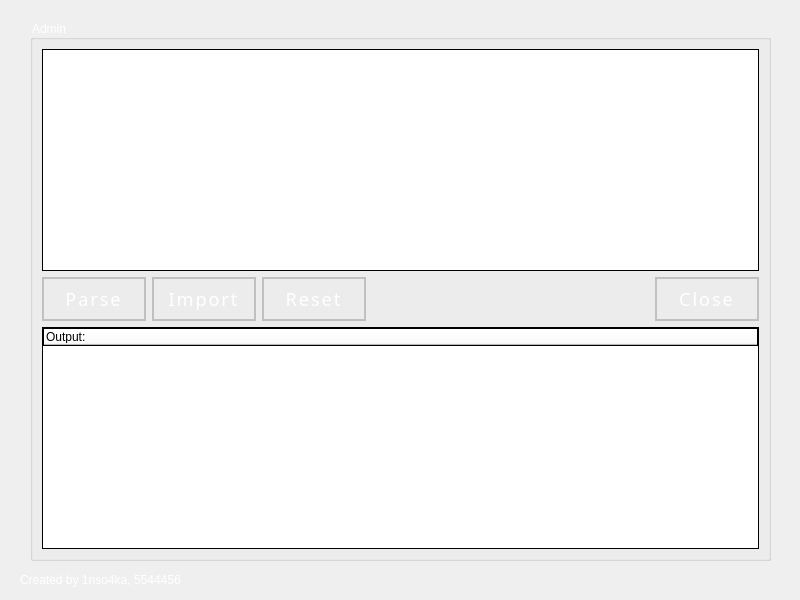
<?xml version="1.0" encoding="UTF-8"?>
<ui version="4.0">
<class>XMLparser</class>
<widget class="QWidget" name="XMLparser">
 <property name="geometry">
  <rect>
   <x>0</x>
   <y>0</y>
   <width>800</width>
   <height>600</height>
  </rect>
 </property>
 <property name="windowTitle">
  <string>XMLparser</string>
 </property>
 <property name="styleSheet">
  <string notr="true"/>
 </property>
 <widget class="QLabel" name="label">
  <property name="geometry">
   <rect>
    <x>20</x>
    <y>570</y>
    <width>231</width>
    <height>20</height>
   </rect>
  </property>
  <property name="styleSheet">
   <string notr="true">color: white;</string>
  </property>
  <property name="text">
   <string>Created by 1nso4ka, 5544456  </string>
  </property>
 </widget>
 <widget class="QGroupBox" name="groupBox">
  <property name="geometry">
   <rect>
    <x>30</x>
    <y>20</y>
    <width>741</width>
    <height>541</height>
   </rect>
  </property>
  <property name="styleSheet">
   <string notr="true">color: white;</string>
  </property>
  <property name="title">
   <string>Admin</string>
  </property>
  <layout class="QHBoxLayout" name="horizontalLayout_2">
   <item>
    <layout class="QVBoxLayout" name="verticalLayout">
     <item>
      <widget class="QTextEdit" name="textEdit">
       <property name="styleSheet">
        <string notr="true">color : black; background-color : white; border-style : outset; border-color: black; border-width: 1px;</string>
       </property>
      </widget>
     </item>
     <item>
      <layout class="QHBoxLayout" name="horizontalLayout">
       <item>
        <widget class="QPushButton" name="parse">
         <property name="autoFillBackground">
          <bool>false</bool>
         </property>
         <property name="styleSheet">
          <string notr="true">.wrapper{
 position: fixed;
 top: 50%;
 left: 50%;
 transform: translate(-50%, -50%);
}

QPushButton{
 display: block;
 width: 200px;
 height: 40px;
 line-height: 40px;
 font-size: 18px;
 font-family: sans-serif;
 text-decoration: none;
 color: white;
 border: 2px solid #C0C0C0;
 letter-spacing: 2px;
 text-align: center;
 position: relative;
 transition: all .35s;
}

QPushButton span{
 position: relative;
 z-index: 2;
}

QPushButton:after{
 position: absolute;
 content: &quot;&quot;;
 top: 0;
 left: 0;
 width: 0;
 height: 100%;
 background: white;
 transition: all .35s;
}

QPushButton:hover{
 color: #00FF66;
}

QPushButton:hover:after{
 width: 100%;
}</string>
         </property>
         <property name="text">
          <string>Parse</string>
         </property>
        </widget>
       </item>
       <item>
        <widget class="QPushButton" name="importFile">
         <property name="styleSheet">
          <string notr="true">.wrapper{
 position: fixed;
 top: 50%;
 left: 50%;
 transform: translate(-50%, -50%);
}

QPushButton{
 display: block;
 width: 200px;
 height: 40px;
 line-height: 40px;
 font-size: 18px;
 font-family: sans-serif;
 text-decoration: none;
 color: white;
 border: 2px solid #C0C0C0;
 letter-spacing: 2px;
 text-align: center;
 position: relative;
 transition: all .35s;
}

QPushButton span{
 position: relative;
 z-index: 2;
}

QPushButton:after{
 position: absolute;
 content: &quot;&quot;;
 top: 0;
 left: 0;
 width: 0;
 height: 100%;
 background: white;
 transition: all .35s;
}

QPushButton:hover{
 color: #00FF66;
}

QPushButton:hover:after{
 width: 100%;
}</string>
         </property>
         <property name="text">
          <string>Import</string>
         </property>
        </widget>
       </item>
       <item>
        <widget class="QPushButton" name="reset">
         <property name="styleSheet">
          <string notr="true">.wrapper{
 position: fixed;
 top: 50%;
 left: 50%;
 transform: translate(-50%, -50%);
}

QPushButton{
 display: block;
 width: 200px;
 height: 40px;
 line-height: 40px;
 font-size: 18px;
 font-family: sans-serif;
 text-decoration: none;
 color: white;
 border: 2px solid #C0C0C0;
 letter-spacing: 2px;
 text-align: center;
 position: relative;
 transition: all .35s;
}

QPushButton span{
 position: relative;
 z-index: 2;
}

QPushButton:after{
 position: absolute;
 content: &quot;&quot;;
 top: 0;
 left: 0;
 width: 0;
 height: 100%;
 background: white;
 transition: all .35s;
}

QPushButton:hover{
 color: #00FF66;
}

QPushButton:hover:after{
 width: 100%;
}</string>
         </property>
         <property name="text">
          <string>Reset</string>
         </property>
        </widget>
       </item>
       <item>
        <spacer name="horizontalSpacer">
         <property name="orientation">
          <enum>Qt::Horizontal</enum>
         </property>
         <property name="sizeHint" stdset="0">
          <size>
           <width>40</width>
           <height>20</height>
          </size>
         </property>
        </spacer>
       </item>
       <item>
        <widget class="QPushButton" name="quit">
         <property name="styleSheet">
          <string notr="true">.wrapper{
 position: fixed;
 top: 50%;
 left: 50%;
 transform: translate(-50%, -50%);
}

QPushButton{
 display: block;
 width: 200px;
 height: 40px;
 line-height: 40px;
 font-size: 18px;
 font-family: sans-serif;
 text-decoration: none;
 color: white;
 border: 2px solid #C0C0C0;
 letter-spacing: 2px;
 text-align: center;
 position: relative;
 transition: all .35s;
}

QPushButton span{
 position: relative;
 z-index: 2;
}

QPushButton:after{
 position: absolute;
 content: &quot;&quot;;
 top: 0;
 left: 0;
 width: 0;
 height: 100%;
 background: white;
 transition: all .35s;
}

QPushButton:hover{
 color: #00FF66;
}

QPushButton:hover:after{
 width: 100%;
}</string>
         </property>
         <property name="text">
          <string>Close</string>
         </property>
        </widget>
       </item>
      </layout>
     </item>
     <item>
      <widget class="QTreeWidget" name="treeWidget">
       <property name="font">
        <font>
         <family>Segoe UI</family>
        </font>
       </property>
       <property name="styleSheet">
        <string notr="true">color : black; background-color : white; border-style : outset; border-color: black; border-width: 1px;</string>
       </property>
       <column>
        <property name="text">
         <string>Output:</string>
        </property>
       </column>
      </widget>
     </item>
    </layout>
   </item>
  </layout>
 </widget>
 <widget class="QLabel" name="pic">
  <property name="geometry">
   <rect>
    <x>0</x>
    <y>-1</y>
    <width>801</width>
    <height>601</height>
   </rect>
  </property>
  <property name="text">
   <string/>
  </property>
  <property name="pixmap">
   <pixmap>C:/Users/MSI/Desktop/1.jpg</pixmap>
  </property>
 </widget>
 <zorder>pic</zorder>
 <zorder>label</zorder>
 <zorder>groupBox</zorder>
</widget>
<resources/>
<connections/>
</ui>
